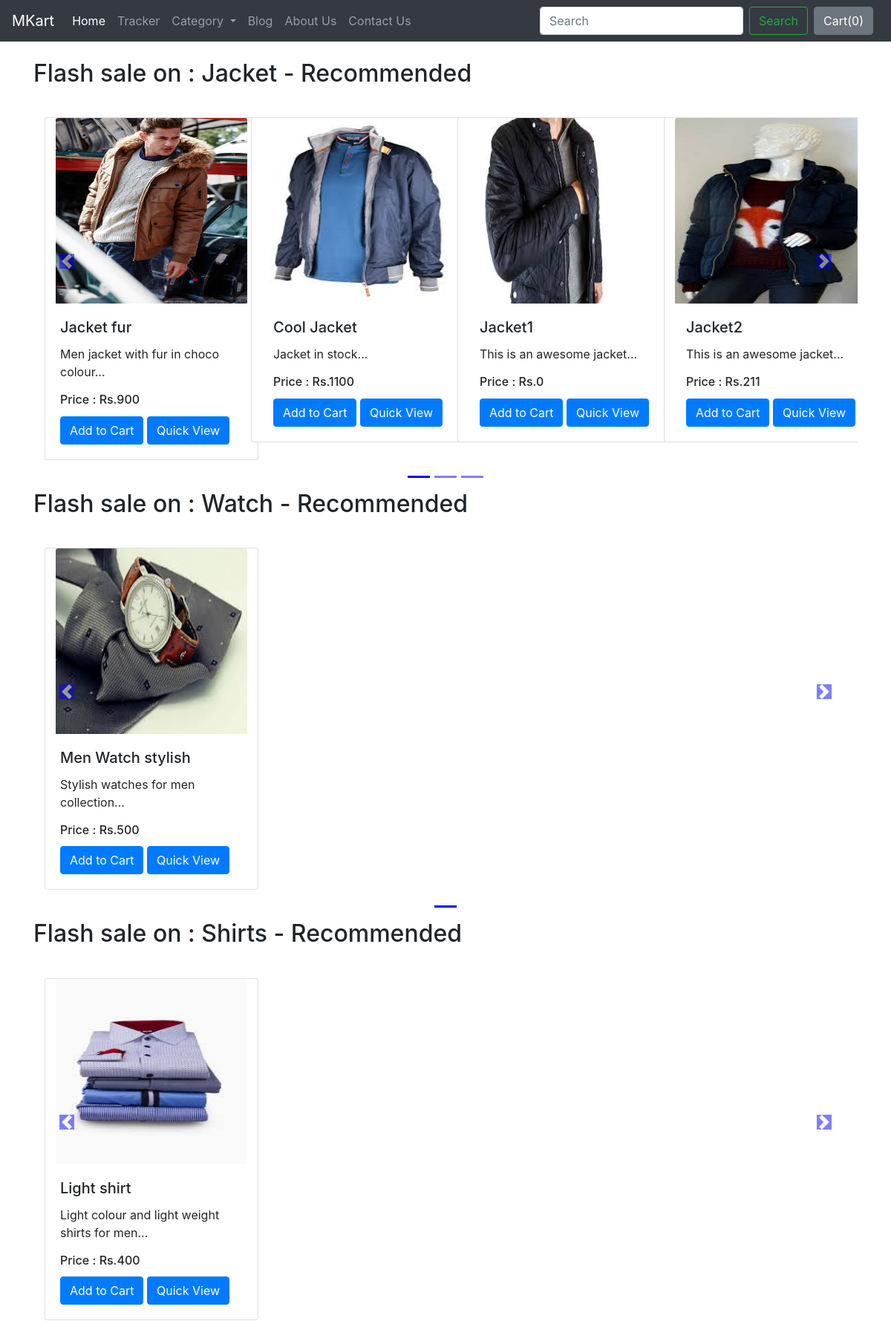
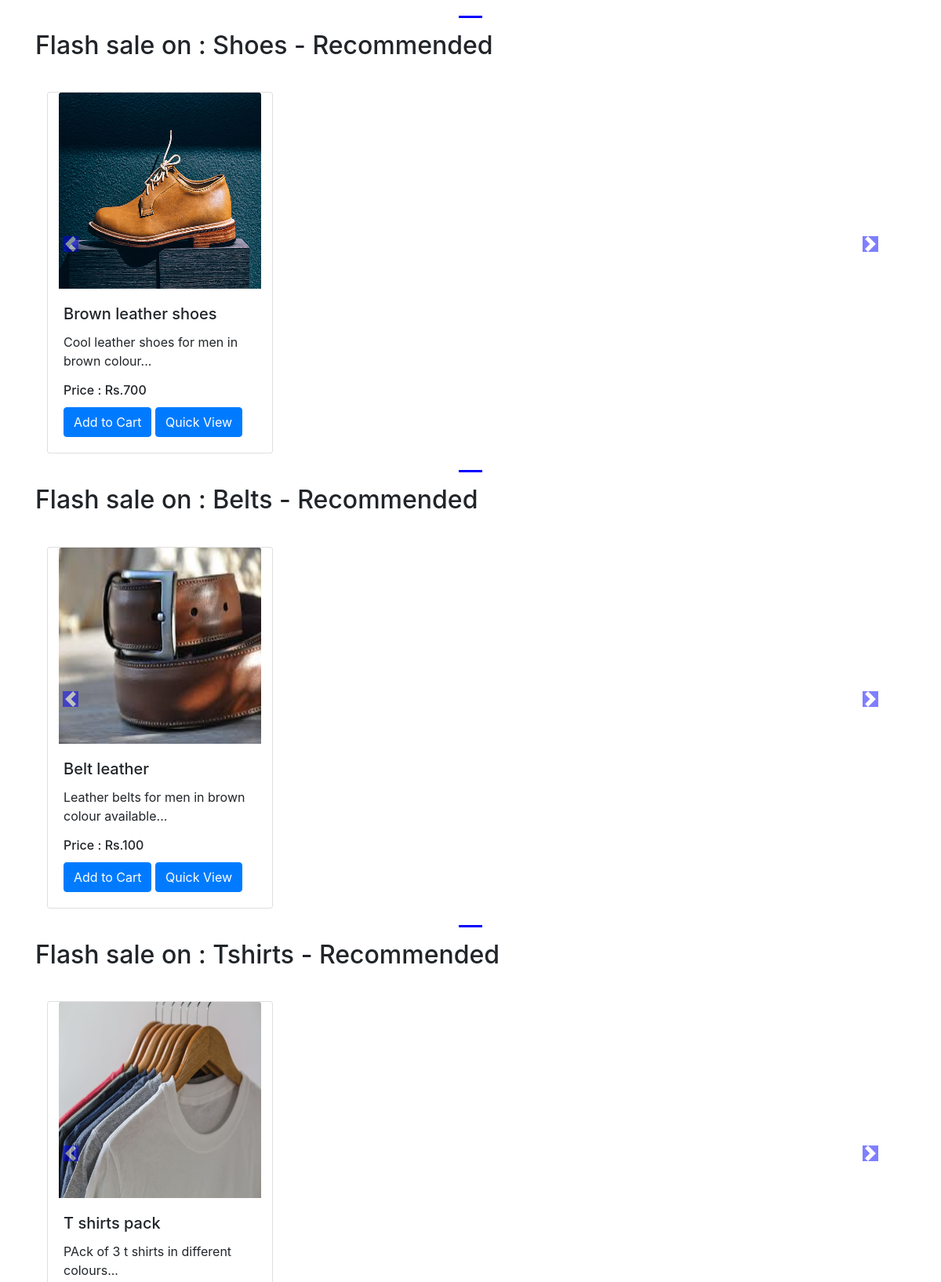
The app's page /shop/ (upper part) with its own data (2 pictures, top to bottom).
### shop/models.py (models this page shows, shortened)
class Product(models.Model):
	product_id = models.AutoField
	product_name = models.CharField(max_length=50)
	category = models.CharField(max_length=50,default="")
	subcategory = models.CharField(max_length=50,default="")
	price = models.IntegerField(default=0)
	desc = models.CharField(max_length=300)
	pub_date = models.DateField()
	image = models.ImageField(upload_to = 'shop/images',default="")

### shop/views.py (the view)
# urls.py: path('',views.index,name='bloghome'),
def index(request):
	allprods=[]
	catProds = Product.objects.values('category','id')
	cats = { item['category'] for item in catProds }
	for cat in cats:
		prod = Product.objects.filter(category=cat)
		n=len(prod)
		nSlides = n//4 + ceil( (n/4) - (n//4) )
		allprods.append( [ prod,range(1,nSlides),nSlides ] )
	params={'allProds':allprods}
	return render(request,'shop/index.html',params)

### shop/templates/shop/index.html (shortened to what this page needs)
{% extends 'shop/basic.html' %}
    {% block cat-dropdown %}
    	<li class="nav-item dropdown">
	        <a class="nav-link dropdown-toggle" href="#" id="navbarDropdown" role="button" data-toggle="dropdown" aria-haspopup="true" aria-expanded="false">Category
	        </a>
	     </li>
    {% endblock %}
	{% block body %}
	{% load static %}
	<div class="container">
		{% for products,range,nSlides in allProds %}
		<h2 class="my-4" id="{{products.0.category}}" >Flash sale on : {{ products.0.category }} - Recommended</h2>
		<div class="row">
			<div id="demo{{forloop.counter}}" class="col carousel slide my-3" data-ride="carousel">
				<ul class="carousel-indicators">
					<li data-target="#demo{{forloop.counter}}" data-slide-to="0" class="active"> </li>
					{% for i in range %}
					<li data-target="#demo{{forloop.parentloop.counter}}" data-slide-to="{{i}}"> </li>
					{% endfor %}
				</ul>
				<div class="container carousel-inner no-padding">
					<div class="carousel-item active">
						{% for i in products %}
							<div class="col-xs-3 col-sm-3 col-md-3">
								<div class="card align-items-center" style="width: 18rem;">
								  <img src="/media/{{i.image}}" class="card-img-top" alt="...">
								  <div class="card-body">
								    <h5 class="card-title" id='namepr{{i.id}}'>{{i.product_name}}</h5>
								    <p class="card-text">{{i.desc|slice:"0:50"}}...</p>
								    <h6 class='card-title'>Price : Rs.<span id='pricepr{{i.id}}'>{{i.price}}</span></h6>
								    <span id="divpr{{i.id}}" class="divpr">
								    	<button id="pr{{i.id}}" class="btn btn-primary cart">Add to Cart</button>
									</span>
								    <a href="productview/{{i.id}}">
								    	<button id="qv{{i.id}}" class="btn btn-primary">Quick View</button>
									</a>
								  </div>
								</div>
							</div>
							{% if forloop.counter|divisibleby:4 and forloop.counter > 0 and not forloop.last %}
								</div>
								<div class="carousel-item">
							{% endif %}
						{% endfor %}
						</div>
				</div>
			</div>
		<a class='carousel-control-prev' href='#demo{{forloop.counter}}' data-slide='prev'>
			<span class='carousel-control-prev-icon'></span>
		</a>
		<a class='carousel-control-next' href='#demo{{forloop.counter}}' data-slide='next'>
			<span class='carousel-control-next-icon'></span>
		</a>
	</div>
	{% endfor %}
	</div>
	{% endblock %}

### shop/templates/shop/basic.html (shortened to what this page needs)
<!doctype html>
<html lang="en">
  <head>
    <link rel="stylesheet" href="https://stackpath.bootstrapcdn.com/bootstrap/4.4.1/css/bootstrap.min.css">
  </head>
  <body>
  	<nav class="navbar navbar-expand-lg navbar-dark bg-dark">
	  <a class="navbar-brand" href="/shop">MKart</a>
	  <div class="collapse navbar-collapse" id="navbarSupportedContent">
	    <ul class="navbar-nav mr-auto">
	      <li class="nav-item active">
	        <a class="nav-link" href="/shop">Home <span class="sr-only">(current)</span></a>
	      </li>
	      <li class="nav-item">
	        <a class="nav-link" href="/shop/tracker">Tracker</a>
	      </li>
	       {% block cat-dropdown %} {% endblock %}
	      <li class="nav-item">
	        <a class="nav-link" href="/blog">Blog</a>
	      </li>
	      <li class="nav-item">
	        <a class="nav-link" href="/shop/about">About Us</a>
	      </li>
	      <li class="nav-item">
	        <a class="nav-link" href="/shop/contact">Contact Us</a>
	      </li>
	    </ul>
	    <form class="form-inline my-2 my-lg-0">
	      <input class="form-control mr-sm-2" type="search" placeholder="Search" aria-label="Search">
	      <button class="btn btn-outline-success my-2 my-sm-0" type="submit">Search</button>
	    </form>
	    <button type="button" id="popcart" class="btn btn-secondary mx-2" data-container="body" data-toggle="popover" data-placement="bottom" data-content="" data-html="true">
		  Cart(<span id="cart">0</span>)
		</button>
	  </div>
	</nav>
	{% block body %} {% endblock %}
  </body>
</html>

### records on screen
Product: category "Jacket", image (picture), product_name "Jacket fur", desc "Men jacket with fur in choco colour", price "900"
Product: image (picture), product_name "Cool Jacket", desc "Jacket in stock", price "1100"
Product: image (picture), product_name "Jacket1", desc "This is an awesome jacket", price "0"
Product: image (picture), product_name "Jacket2", desc "This is an awesome jacket", price "211"
Product: category "Watch", image (picture), product_name "Men Watch stylish", desc "Stylish watches for men collection", price "500"
Product: category "Shirts", image (picture), product_name "Light shirt", desc "Light colour and light weight shirts for men", price "400"
Product: category "Shoes", image (picture), product_name "Brown leather shoes", desc "Cool leather shoes for men in brown colour", price "700"
Product: category "Belts", image (picture), product_name "Belt leather", desc "Leather belts for men in brown colour available", price "100"
Product: category "Tshirts", image (picture), product_name "T shirts pack", desc "PAck of 3 t shirts in different colours"
